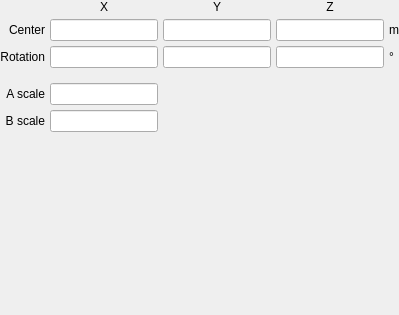
             <widget class="QWidget" name="dini">
              <property name="font">
               <font>
                <weight>50</weight>
                <bold>false</bold>
               </font>
              </property>
              <layout class="QGridLayout" name="gridLayout_37">
               <property name="leftMargin">
                <number>0</number>
               </property>
               <property name="topMargin">
                <number>0</number>
               </property>
               <property name="rightMargin">
                <number>0</number>
               </property>
               <property name="bottomMargin">
                <number>0</number>
               </property>
               <property name="spacing">
                <number>5</number>
               </property>
               <item row="2" column="3">
                <widget class="LineEdit" name="lineedit_dini_rotationz">
                 <property name="font">
                  <font>
                   <weight>50</weight>
                   <bold>false</bold>
                  </font>
                 </property>
                </widget>
               </item>
               <item row="4" column="1">
                <widget class="LineEdit" name="lineedit_dini_ascale">
                 <property name="font">
                  <font>
                   <weight>50</weight>
                   <bold>false</bold>
                  </font>
                 </property>
                </widget>
               </item>
               <item row="1" column="0">
                <widget class="QLabel" name="label_81">
                 <property name="font">
                  <font>
                   <weight>50</weight>
                   <bold>false</bold>
                  </font>
                 </property>
                 <property name="text">
                  <string>Center</string>
                 </property>
                 <property name="alignment">
                  <set>Qt::AlignRight|Qt::AlignTrailing|Qt::AlignVCenter</set>
                 </property>
                </widget>
               </item>
               <item row="1" column="1">
                <widget class="LineEdit" name="lineedit_dini_translationx">
                 <property name="font">
                  <font>
                   <weight>50</weight>
                   <bold>false</bold>
                  </font>
                 </property>
                </widget>
               </item>
               <item row="1" column="2">
                <widget class="LineEdit" name="lineedit_dini_translationy">
                 <property name="font">
                  <font>
                   <weight>50</weight>
                   <bold>false</bold>
                  </font>
                 </property>
                </widget>
               </item>
               <item row="1" column="4">
                <widget class="QLabel" name="label_252">
                 <property name="font">
                  <font>
                   <weight>50</weight>
                   <bold>false</bold>
                  </font>
                 </property>
                 <property name="text">
                  <string>m</string>
                 </property>
                </widget>
               </item>
               <item row="1" column="3">
                <widget class="LineEdit" name="lineedit_dini_translationz">
                 <property name="font">
                  <font>
                   <weight>50</weight>
                   <bold>false</bold>
                  </font>
                 </property>
                </widget>
               </item>
               <item row="2" column="0">
                <widget class="QLabel" name="label_80">
                 <property name="font">
                  <font>
                   <weight>50</weight>
                   <bold>false</bold>
                  </font>
                 </property>
                 <property name="text">
                  <string>Rotation</string>
                 </property>
                 <property name="alignment">
                  <set>Qt::AlignRight|Qt::AlignTrailing|Qt::AlignVCenter</set>
                 </property>
                </widget>
               </item>
               <item row="2" column="1">
                <widget class="LineEdit" name="lineedit_dini_rotationx">
                 <property name="font">
                  <font>
                   <weight>50</weight>
                   <bold>false</bold>
                  </font>
                 </property>
                </widget>
               </item>
               <item row="2" column="2">
                <widget class="LineEdit" name="lineedit_dini_rotationy">
                 <property name="font">
                  <font>
                   <weight>50</weight>
                   <bold>false</bold>
                  </font>
                 </property>
                </widget>
               </item>
               <item row="4" column="0">
                <widget class="QLabel" name="label_82">
                 <property name="font">
                  <font>
                   <weight>50</weight>
                   <bold>false</bold>
                  </font>
                 </property>
                 <property name="text">
                  <string>A scale</string>
                 </property>
                 <property name="alignment">
                  <set>Qt::AlignRight|Qt::AlignTrailing|Qt::AlignVCenter</set>
                 </property>
                </widget>
               </item>
               <item row="5" column="0">
                <widget class="QLabel" name="label_83">
                 <property name="font">
                  <font>
                   <weight>50</weight>
                   <bold>false</bold>
                  </font>
                 </property>
                 <property name="text">
                  <string>B scale</string>
                 </property>
                 <property name="alignment">
                  <set>Qt::AlignRight|Qt::AlignTrailing|Qt::AlignVCenter</set>
                 </property>
                </widget>
               </item>
               <item row="6" column="1">
                <spacer name="verticalSpacer_30">
                 <property name="orientation">
                  <enum>Qt::Vertical</enum>
                 </property>
                 <property name="sizeHint" stdset="0">
                  <size>
                   <width>20</width>
                   <height>183</height>
                  </size>
                 </property>
                </spacer>
               </item>
               <item row="5" column="1">
                <widget class="LineEdit" name="lineedit_dini_bscale">
                 <property name="font">
                  <font>
                   <weight>50</weight>
                   <bold>false</bold>
                  </font>
                 </property>
                </widget>
               </item>
               <item row="0" column="1">
                <widget class="QLabel" name="label_249">
                 <property name="font">
                  <font>
                   <weight>50</weight>
                   <bold>false</bold>
                  </font>
                 </property>
                 <property name="text">
                  <string>X</string>
                 </property>
                 <property name="alignment">
                  <set>Qt::AlignCenter</set>
                 </property>
                </widget>
               </item>
               <item row="0" column="2">
                <widget class="QLabel" name="label_250">
                 <property name="font">
                  <font>
                   <weight>50</weight>
                   <bold>false</bold>
                  </font>
                 </property>
                 <property name="text">
                  <string>Y</string>
                 </property>
                 <property name="alignment">
                  <set>Qt::AlignCenter</set>
                 </property>
                </widget>
               </item>
               <item row="0" column="3">
                <widget class="QLabel" name="label_251">
                 <property name="font">
                  <font>
                   <weight>50</weight>
                   <bold>false</bold>
                  </font>
                 </property>
                 <property name="text">
                  <string>Z</string>
                 </property>
                 <property name="alignment">
                  <set>Qt::AlignCenter</set>
                 </property>
                </widget>
               </item>
               <item row="2" column="4">
                <widget class="QLabel" name="label_253">
                 <property name="font">
                  <font>
                   <weight>50</weight>
                   <bold>false</bold>
                  </font>
                 </property>
                 <property name="text">
                  <string>°</string>
                 </property>
                </widget>
               </item>
               <item row="3" column="1">
                <spacer name="verticalSpacer_50">
                 <property name="orientation">
                  <enum>Qt::Vertical</enum>
                 </property>
                 <property name="sizeType">
                  <enum>QSizePolicy::Maximum</enum>
                 </property>
                 <property name="sizeHint" stdset="0">
                  <size>
                   <width>20</width>
                   <height>10</height>
                  </size>
                 </property>
                </spacer>
               </item>
              </layout>
             </widget>
